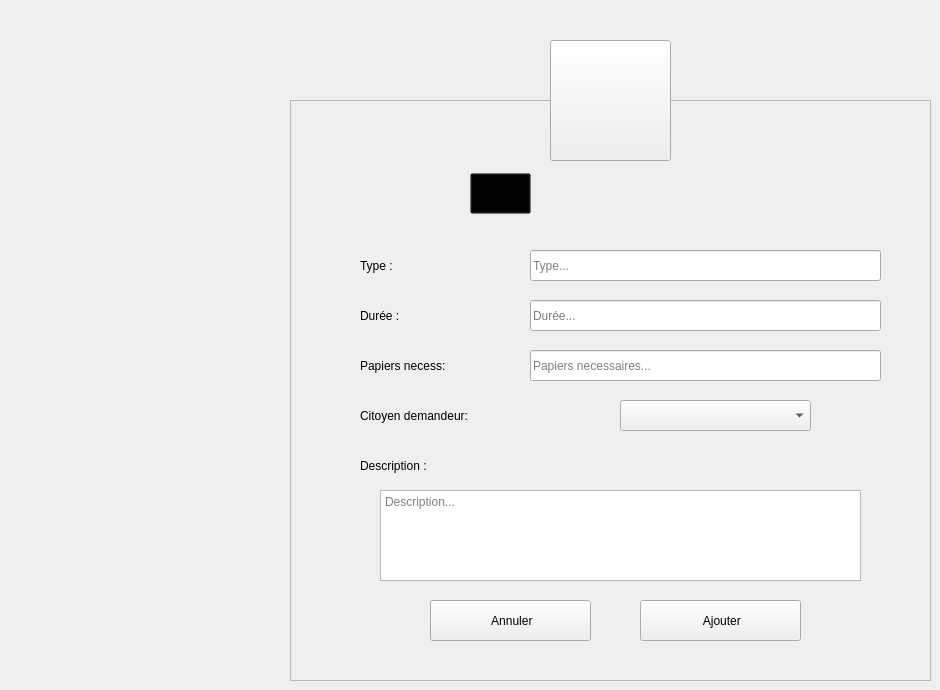
    <widget class="QWidget" name="Ajouter_affaire">
     <widget class="QToolButton" name="toolButton_8">
      <property name="geometry">
       <rect>
        <x>550</x>
        <y>40</y>
        <width>121</width>
        <height>121</height>
       </rect>
      </property>
      <property name="styleSheet">
       <string notr="true"/>
      </property>
      <property name="text">
       <string/>
      </property>
      <property name="icon">
       <iconset resource="Ressources.qrc">
        <normaloff>:/Ressources/image/support.png</normaloff>:/Ressources/image/support.png</iconset>
      </property>
      <property name="iconSize">
       <size>
        <width>64</width>
        <height>64</height>
       </size>
      </property>
     </widget>
     <widget class="QFrame" name="frame_8">
      <property name="geometry">
       <rect>
        <x>290</x>
        <y>100</y>
        <width>641</width>
        <height>581</height>
       </rect>
      </property>
      <property name="styleSheet">
       <string notr="true"/>
      </property>
      <property name="frameShape">
       <enum>QFrame::StyledPanel</enum>
      </property>
      <property name="frameShadow">
       <enum>QFrame::Raised</enum>
      </property>
      <widget class="QLabel" name="L_AjouterAffaire">
       <property name="geometry">
        <rect>
         <x>230</x>
         <y>70</y>
         <width>281</width>
         <height>41</height>
        </rect>
       </property>
       <property name="font">
        <font>
         <family>century gothic</family>
         <pointsize>-1</pointsize>
         <weight>75</weight>
         <bold>true</bold>
        </font>
       </property>
       <property name="styleSheet">
        <string notr="true">background: transparent;</string>
       </property>
       <property name="text">
        <string>Ajouter un Service</string>
       </property>
      </widget>
      <widget class="QLabel" name="L_ATypeService">
       <property name="geometry">
        <rect>
         <x>70</x>
         <y>150</y>
         <width>121</width>
         <height>31</height>
        </rect>
       </property>
       <property name="styleSheet">
        <string notr="true">background: transparent;</string>
       </property>
       <property name="text">
        <string>Type :</string>
       </property>
      </widget>
      <widget class="QLabel" name="L_ADureeService">
       <property name="geometry">
        <rect>
         <x>70</x>
         <y>200</y>
         <width>121</width>
         <height>31</height>
        </rect>
       </property>
       <property name="styleSheet">
        <string notr="true">background: transparent;</string>
       </property>
       <property name="text">
        <string>Durée :  </string>
       </property>
      </widget>
      <widget class="QLabel" name="L_APapierService">
       <property name="geometry">
        <rect>
         <x>70</x>
         <y>250</y>
         <width>161</width>
         <height>31</height>
        </rect>
       </property>
       <property name="styleSheet">
        <string notr="true">background: transparent;</string>
       </property>
       <property name="text">
        <string>Papiers necess:</string>
       </property>
      </widget>
      <widget class="QLineEdit" name="LE_ATypeService">
       <property name="geometry">
        <rect>
         <x>240</x>
         <y>150</y>
         <width>351</width>
         <height>31</height>
        </rect>
       </property>
       <property name="placeholderText">
        <string>Type...</string>
       </property>
      </widget>
      <widget class="QLineEdit" name="LE_ADureeService">
       <property name="geometry">
        <rect>
         <x>240</x>
         <y>200</y>
         <width>351</width>
         <height>31</height>
        </rect>
       </property>
       <property name="text">
        <string/>
       </property>
       <property name="placeholderText">
        <string>Durée...</string>
       </property>
      </widget>
      <widget class="QLineEdit" name="LE_APapierService">
       <property name="geometry">
        <rect>
         <x>240</x>
         <y>250</y>
         <width>351</width>
         <height>31</height>
        </rect>
       </property>
       <property name="toolTip">
        <string>&lt;html&gt;&lt;head/&gt;&lt;body&gt;&lt;p&gt;&lt;br/&gt;&lt;/p&gt;&lt;/body&gt;&lt;/html&gt;</string>
       </property>
       <property name="placeholderText">
        <string>Papiers necessaires...</string>
       </property>
      </widget>
      <widget class="QPushButton" name="B_AConfirmerService">
       <property name="geometry">
        <rect>
         <x>350</x>
         <y>500</y>
         <width>161</width>
         <height>41</height>
        </rect>
       </property>
       <property name="text">
        <string> Ajouter</string>
       </property>
       <property name="icon">
        <iconset resource="Ressources.qrc">
         <normaloff>:/Ressources/image/confirm.png</normaloff>:/Ressources/image/confirm.png</iconset>
       </property>
       <property name="iconSize">
        <size>
         <width>20</width>
         <height>20</height>
        </size>
       </property>
      </widget>
      <widget class="QPushButton" name="B_AAnnulerService">
       <property name="geometry">
        <rect>
         <x>140</x>
         <y>500</y>
         <width>161</width>
         <height>41</height>
        </rect>
       </property>
       <property name="text">
        <string> Annuler</string>
       </property>
       <property name="icon">
        <iconset resource="Ressources.qrc">
         <normaloff>:/Ressources/image/close.png</normaloff>:/Ressources/image/close.png</iconset>
       </property>
       <property name="iconSize">
        <size>
         <width>16</width>
         <height>16</height>
        </size>
       </property>
      </widget>
      <widget class="QToolButton" name="toolButton_9">
       <property name="geometry">
        <rect>
         <x>180</x>
         <y>73</y>
         <width>61</width>
         <height>41</height>
        </rect>
       </property>
       <property name="styleSheet">
        <string notr="true">background: transparent;</string>
       </property>
       <property name="text">
        <string/>
       </property>
       <property name="icon">
        <iconset>
         <normaloff>:/Recources/Images/add-property.png</normaloff>:/Recources/Images/add-property.png</iconset>
       </property>
       <property name="iconSize">
        <size>
         <width>30</width>
         <height>30</height>
        </size>
       </property>
      </widget>
      <widget class="QLabel" name="L_ADescService">
       <property name="geometry">
        <rect>
         <x>70</x>
         <y>350</y>
         <width>151</width>
         <height>31</height>
        </rect>
       </property>
       <property name="styleSheet">
        <string notr="true">background: transparent;</string>
       </property>
       <property name="text">
        <string>Description :</string>
       </property>
      </widget>
      <widget class="QTextEdit" name="TE_ADescService">
       <property name="geometry">
        <rect>
         <x>90</x>
         <y>390</y>
         <width>481</width>
         <height>91</height>
        </rect>
       </property>
       <property name="styleSheet">
        <string notr="true"/>
       </property>
       <property name="placeholderText">
        <string>Description...</string>
       </property>
      </widget>
      <widget class="QComboBox" name="CB_NomCitoyen">
       <property name="geometry">
        <rect>
         <x>330</x>
         <y>300</y>
         <width>191</width>
         <height>31</height>
        </rect>
       </property>
      </widget>
      <widget class="QLabel" name="L_ACitDemandeur">
       <property name="geometry">
        <rect>
         <x>70</x>
         <y>300</y>
         <width>231</width>
         <height>31</height>
        </rect>
       </property>
       <property name="styleSheet">
        <string notr="true">background: transparent;</string>
       </property>
       <property name="text">
        <string>Citoyen demandeur:</string>
       </property>
      </widget>
     </widget>
     <zorder>frame_8</zorder>
     <zorder>toolButton_8</zorder>
    </widget>
